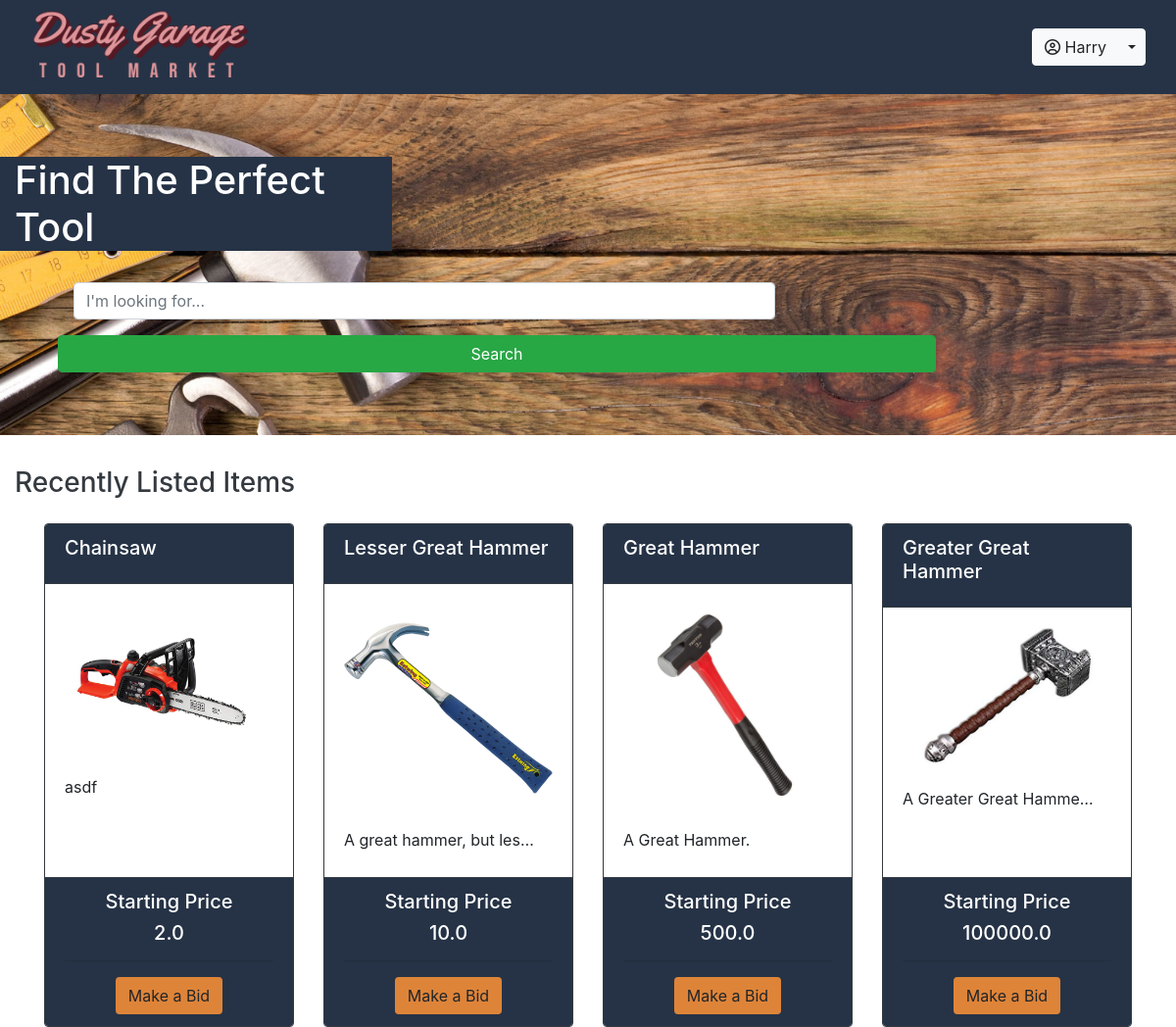
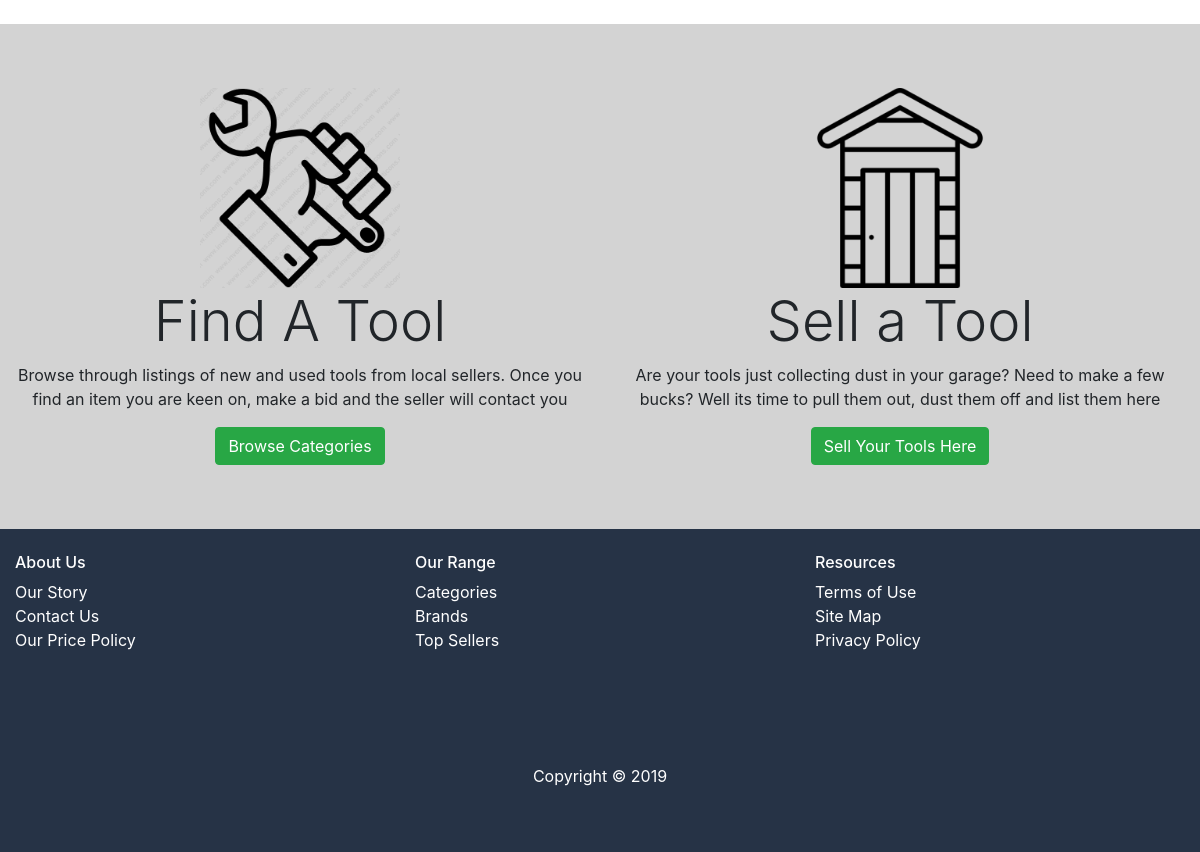
The page / (signed in) on the database its author committed (2 pictures, top to bottom).
### marketplace/models.py (models this page shows, shortened)
class User(db.Model, UserMixin):
    __tablename__ = 'users'
    id = db.Column(db.Integer, primary_key=True)
    name = db.Column(db.String(100), index=True, nullable=False)
    lastName = db.Column(db.String(100), index=True, nullable=False)
    emailid = db.Column(db.String(100), index=True,
                        unique=True, nullable=False)
    password_hash = db.Column(db.String(255), nullable=False)
    bids = db.relationship('Bid', backref='user')
    tools = db.relationship('Tool', backref='user')

class Tool(db.Model):
    __tablename__ = "tools"
    id = db.Column(db.Integer, primary_key=True)
    tool_name = db.Column(db.String(100))
    modelNo = db.Column(db.String(100))
    list_price = db.Column(db.Float(100))
    category = db.Column(db.String(100))
    user_id = db.Column(db.Integer, db.ForeignKey('users.id'))
    desc = db.Column(db.String(100))
    brand = db.Column(db.String(100))
    date_created = db.Column(db.DateTime, default=datetime.now())
    sold_status = db.Column(db.String(100), default="")
    images = db.Column(db.String(1000), default='noimage.png')
    bid_id = db.relationship('Bid', backref='tools')

### marketplace/views.py (the view, shortened to what this page needs)
@bp.route("/", methods=["GET", "POST"])
def index():
    tools = Tool.query.order_by(desc(Tool.date_created)).limit(4).all()
    form_land = LandingForm()
    search_results = []
    search = SearchForm()
    return render_template("index.html", form=form_land, tools=tools)

### marketplace/forms.py
class LandingForm(FlaskForm):
    landing_search = StringField("", validators=[InputRequired()])
    landing_search_button = SubmitField("Search")

class SearchForm(FlaskForm):
    search = StringField("")
    search_button = SubmitField("Search")

### marketplace/templates/index.html (shortened to what this page needs)
{% extends "base.html" %} {% import "bootstrap/wtf.html" as wtf %} {% block content %}
<section class="jumbotron jumbotron-fluid hero-image">
    <h1 class="bg-base-blue col-4 text-white">Find The Perfect Tool</h1>
    <div class="container">
        <form class="inline-form col-sm-10">
            <div class="input-group-lg col-sm-10">
                {{wtf.form_field(form.landing_search, placeholder="I'm looking for...", type="text", class="form-control")}}
            </div>
            <div class="input-group-append">
                {{wtf.form_field(form.landing_search_button, class="form-control btn btn-success", )}}
            </div>
    </div>
</section>
<main>
    <section>
        <div class="text-dark">
            <h3 class="col-sm-12 ">Recently Listed Items</h3>
        </div>
        <div class="container">
            <div class="card-deck my-4">
                {% for tool in tools %}
                <div class="card border-dark">
                    <div class="card-header bg-base-blue text-white border-dark">
                        <h5 class="card-title">{{tool.tool_name}}</h5>
                    </div>
                    <div class="card-body">
                        <img class="card-img-top mx-auto" src='{{tool.images}}' alt="Tool Image">
                        <p class="card-text d-inline-block text-truncate pt-3" style="max-width: 200px;">{{tool.desc}}
                        </p>
                    </div>
                    <div class="text-center text-inline">
                        <div class="card-footer bg-base-blue text-white border-dark">
                            <h5> Starting Price </h5>
                            <h5 class="font-face">{{tool.list_price}}</h5>
                            <hr>
                            <a href="/tools/{{tool.id}}" class="btn btn-bg-dp mx-auto btn-inline">Make a Bid
                            </a>
                        </div>
                    </div>
                </div>
                {% endfor %}
            </div>
        </div>
    </section>
    <section class="container-fluid text-center " id="services ">
        <div class="row py-5 " style="background: lightgrey ">
            <article class="col-sm-6 " id="browse ">
                <img class="mx-auto mt-3 " src="static\img\toolhand.png " alt="Browse Tools to Buy " height="200px " />
                <h3 class="display-4 ">Find A Tool</h3>
                <p class="margin-bottom: 20px ">Browse through listings of new and used tools from local sellers. Once you find an item you are keen on,
                    make a bid and the seller will contact you</p>
                <button class="btn btn-success mb-3 ">Browse Categories</button>
            </article>
            <article class="col-sm-6 " id="sell ">
                <img class="mx-auto mt-3 " src="static\img\shed.png " alt="Sell a Tool " height="200px " />
                <h3 class="display-4 "> Sell a Tool</h3>
                <p> Are your tools just collecting dust in your garage? Need to make a few bucks? Well its time to pull them
                    out, dust them off and list them here</p>
                <button class="btn btn-success ">Sell Your Tools Here</button>
            </article>
        </div>
    </section>
</main>
{% endblock %}

### marketplace/templates/base.html (shortened to what this page needs)
<!DOCTYPE html>
<html lang="en">
<head>
    <link rel="stylesheet" href="https://maxcdn.bootstrapcdn.com/bootstrap/4.3.1/css/bootstrap.min.css">
</head>
<body>
    <header>
        <nav class="navbar navbar-expand-sm bg-base-blue text-white py-2">
            <div class="container-fluid">
                <a class="navbar-brand py-0 display-4" href="/"><img src="/static\img\dglogobgblue1.png" height="80"
                        alt="">
                </a>
                <div class="navbar-nav text-white justify-content-end">
                    <div class="collapse navbar-collapse" id="navbarTogglerDemo01">
                        {% if current_user.is_authenticated %}
                        <div class="btn-group">
                            <button type="button" class="btn btn-light text-black"><i class="far fa-user-circle"></i>
                                {{ current_user.name }}</button>
                            <button type="button" class="btn btn-light dropdown-toggle dropdown-toggle-split"
                                data-toggle="dropdown">
                            </button>
                        </div>
                        {% endif %}
                    </div>
                </div>
        </nav>
    </header>
    {% block content %}
    {% endblock %}
    <footer class="footer container-fluid">
        <div class="row justify-content-center text-left bg-base-blue text-white pb-5 pt-4">
            <div class="col-4">
                <h6>About Us</h6>
                <ul class="list-unstyled">
                    <li><a class="text-reset" href="#">Our Story</a></li>
                    <li><a class="text-reset" href="#">Contact Us</a></li>
                    <li><a class="text-reset" href="#">Our Price Policy</a></li>
                </ul>
            </div>
            <div class="col-4">
                <h6>Our Range</h6>
                <ul class="list-unstyled text-white">
                    <li><a class="text-reset" href="#">Categories</a></li>
                    <li><a class="text-reset" href="#" class="text-decoration-none">Brands</a></li>
                    <li><a class="text-reset" href="#">Top Sellers</a></li>
                </ul>
            </div>
            <div class="col-4">
                <h6>Resources</h6>
                <ul class="list-unstyled text-reset">
                    <li><a class="text-reset" href="#">Terms of Use</a></li>
                    <li><a class="text-reset" href="#">Site Map</a></li>
                    <li><a class="text-reset" href="#">Privacy Policy</a></li>
                </ul>
            </div>
        </div>
        <div class="row text-white bg-base-blue">
            <div class="text-center col-12 py-5 mx-auto">
                <p>Copyright &copy; 2019</p>
            </div>
        </div>
    </footer>
</body>
</html>

### marketplace/templates/base.html (style rules this page uses)
.hero-image { background-image: url("static/img/toolbg.jpg"); background-size: cover; }
.bg-base-blue { background-color: #263346; }
.btn-bg-dp { background-color: #de8439; }

### rows shown on the page
User: name "Harry"
Tool: tool_name "Chainsaw", images (picture), desc "asdf", list_price "2.0"
Tool: tool_name "Lesser Great Hammer", images (picture), desc "A great hammer, but les…", list_price "10.0"
Tool: tool_name "Great Hammer", images (picture), desc "A Great Hammer.", list_price "500.0"
Tool: tool_name "Greater Great Hammer", images (picture), desc "A Greater Great Hamme…", list_price "100000.0"
